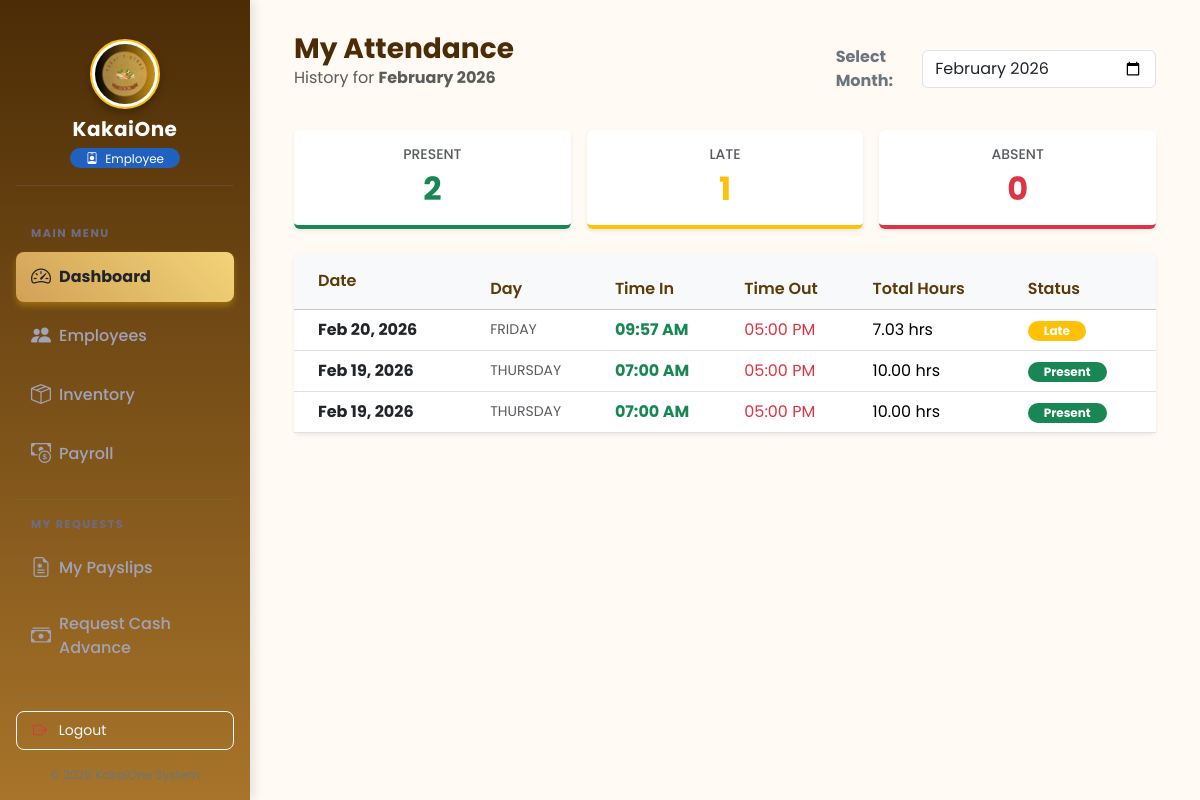
Screenshot of /frontend/attendance/my_attendance.php (signed in) with the database file from the repository.
### tables this page shows
CREATE TABLE `attendance` (
  `attendance_id` int(11) NOT NULL,
  `employee_id` int(11) DEFAULT NULL,
  `time_in` datetime DEFAULT NULL,
  `time_out` datetime DEFAULT NULL,
  `status` enum('Pending','Present','Late','Absent','Approved','Rejected') DEFAULT 'Pending',
  `is_paid` tinyint(1) DEFAULT 0,
  `payroll_id` int(11) DEFAULT NULL,
  `total_hours` decimal(5,2) DEFAULT 0.00,
  `pending_overtime` decimal(5,2) DEFAULT 0.00,
  `approved_overtime` decimal(5,2) DEFAULT 0.00,
  `remarks` varchar(255) DEFAULT NULL,
  `created_at` timestamp NOT NULL DEFAULT current_timestamp()
);

### frontend/attendance/my_attendance.php (the view, shortened to what this page needs)
<?php
require_once __DIR__ . '/../../config/db.php';
$employee_id = $_SESSION['employee_id'];
$filterInput = isset($_GET['month']) ? $_GET['month'] : date('Y-m');
$year = date('Y', strtotime($filterInput));
$month = date('m', strtotime($filterInput));
$logs = [];
$stats = ['present' => 0, 'late' => 0, 'absent' => 0];
try {
    $stmt = $pdo->prepare("
        SELECT * FROM attendance
        WHERE employee_id = ?
        AND MONTH(time_in) = ?
        AND YEAR(time_in) = ?
        ORDER BY time_in DESC
    ");
    $stmt->execute([$employee_id, $month, $year]);
    $logs = $stmt->fetchAll();
    foreach ($logs as $log) {
        $status = strtolower($log['status']);
        if (isset($stats[$status])) {
            $stats[$status]++;
        }
    }
} catch (PDOException $e) {
}
?>
<!DOCTYPE html>
<html lang="en">
<head>
    <?php include '../includes/links.php'; ?>
</head>
<body>
    <?php include '../includes/sidebar.php'; ?>
    <main id="main-content" class="main-content-wrapper">
        <div class="container-fluid">
            <div class="d-flex justify-content-between align-items-center mb-4">
                <div>
                    <h3 class="fw-bold mb-0">My Attendance</h3>
                    <p class="text-muted">History for <strong><?= date('F Y', strtotime($filterInput)); ?></strong></p>
                </div>
                <div>
                    <form method="GET" class="d-flex align-items-center gap-2">
                        <label class="fw-bold text-secondary">Select Month:</label>
                        <input type="month" name="month" class="form-control" value="<?= $filterInput ?>" onchange="this.form.submit()">
                    </form>
                </div>
            </div>
            <div class="row g-3 mb-4">
                <div class="col-md-4">
                    <div class="card border-0 shadow-sm p-3 text-center" style="border-bottom: 4px solid #198754 !important;">
                        <h6 class="text-muted text-uppercase small ls-1">Present</h6>
                        <h2 class="fw-bold text-success mb-0"><?= $stats['present'] ?></h2>
                    </div>
                </div>
                <div class="col-md-4">
                    <div class="card border-0 shadow-sm p-3 text-center" style="border-bottom: 4px solid #ffc107 !important;">
                        <h6 class="text-muted text-uppercase small ls-1">Late</h6>
                        <h2 class="fw-bold text-warning mb-0"><?= $stats['late'] ?></h2>
                    </div>
                </div>
                <div class="col-md-4">
                    <div class="card border-0 shadow-sm p-3 text-center" style="border-bottom: 4px solid #dc3545 !important;">
                        <h6 class="text-muted text-uppercase small ls-1">Absent</h6>
                        <h2 class="fw-bold text-danger mb-0"><?= $stats['absent'] ?></h2>
                    </div>
                </div>
            </div>
            <div class="card shadow-sm border-0">
                <div class="card-body p-0">
                    <div class="table-responsive">
                        <table class="table table-hover align-middle mb-0">
                            <thead class="table-light">
                                <tr>
                                    <th class="ps-4 py-3">Date</th>
                                    <th>Day</th>
                                    <th>Time In</th>
                                    <th>Time Out</th>
                                    <th>Total Hours</th>
                                    <th>Status</th>
                                </tr>
                            </thead>
                            <tbody>
                                <?php if (!empty($logs)): ?>
                                    <?php foreach ($logs as $log): ?>
                                        <tr>
                                            <td class="ps-4 fw-bold text-dark">
                                                <?= date('M d, Y', strtotime($log['time_in'])); ?>
                                            </td>
                                            <td class="text-muted small text-uppercase">
                                                <?= date('l', strtotime($log['time_in'])); ?>
                                            </td>
                                            <td class="text-success fw-bold">
                                                <?= date('h:i A', strtotime($log['time_in'])); ?>
                                            </td>
                                            <td class="text-danger">
                                                <?= $log['time_out'] ? date('h:i A', strtotime($log['time_out'])) : '--:--'; ?>
                                            </td>
                                            <td>
                                                <?= $log['total_hours'] ? number_format($log['total_hours'], 2) . ' hrs' : '-'; ?>
                                            </td>
                                            <td>
                                                <?php
                                                $badge = 'secondary';
                                                if ($log['status'] == 'Present') $badge = 'success';
                                                if ($log['status'] == 'Late') $badge = 'warning';
                                                ?>
                                                <span class="badge bg-<?= $badge; ?> px-3 rounded-pill"><?= $log['status']; ?></span>
                                            </td>
                                        </tr>
                                    <?php endforeach; ?>
                                <?php endif; ?>
                            </tbody>
                        </table>
                    </div>
                </div>
            </div>
        </div>
    </main>
</body>
</html>

### frontend/assets/css/style.css (style rules this page uses)
body { font-family: 'Poppins', sans-serif; background-color: #fff9f2; margin: 0; padding: 0; }
#main-content { margin-left: 250px; background-color: #fffaf3; min-height: 100vh; padding: 2rem; width: calc(100% - 250px); transition: all 0.3s ease; }
#main-content h3 { color: #4b2c06; }
.table th { color: #5a3b09; font-weight: 600; }

### rows the page displays
attendance: time_in "Feb 20, 2026", time_in "FRIDAY", time_in "09:57 AM", time_out "05:00 PM", total_hours "7.03", status "Late"
attendance: time_in "Feb 19, 2026", time_in "THURSDAY", time_in "07:00 AM", time_out "05:00 PM", total_hours "10.00", status "Present"
attendance: time_in "Feb 19, 2026", time_in "THURSDAY", time_in "07:00 AM", time_out "05:00 PM", total_hours "10.00", status "Present"

### other values shown
$_SESSION['role'] "Employee"
date('F Y', strtotime($filterInput)) "February 2026"
$stats['present'] "2"
$stats['late'] "1"
$stats['absent'] "0"
